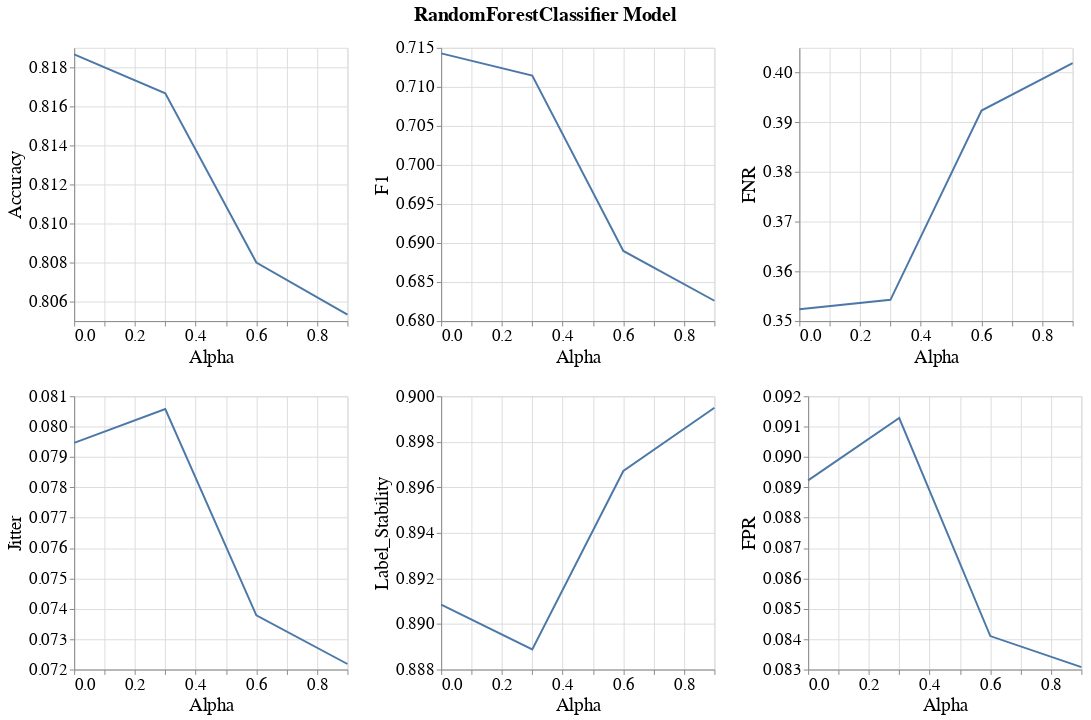

The cell this chart's notebook holds for it:
### Markdown cell above
### Line band plots for subgroup metrics

### Code cell
visualizer.create_subgroup_metrics_line_band_plot(model_name=MODEL_NAMES[0],
                                                  subgroup_metrics=['Accuracy', 'F1', 'FNR', 'Jitter', 'Label_Stability', 'FPR'])

### Figure 1 — Vega-Lite specification as saved in the notebook (floating-point values rounded to 4 significant figures)
{"config": {"view": {"continuousWidth": 400, "continuousHeight": 300}, "axis": {"labelFontSize": 17, "labelFontWeight": "normal", "titleFontSize": 19, "titleFontWeight": "normal"}, "legend": {"labelFontSize": 17, "symbolStrokeWidth": 10, "titleFontSize": 19}, "title": {"fontSize": 17}}, "vconcat": [{"hconcat": [{"layer": [{"mark": {"type": "errorband", "extent": "ci"}, "encoding": {"x": {"field": "Intervention_Param", "title": "Alpha", "type": "quantitative"}, "y": {"field": "Metric_Value", "scale": {"zero": false}, "title": "Accuracy", "type": "quantitative"}}}, {"mark": "line", "encoding": {"x": {"field": "Intervention_Param", "title": "Alpha", "type": "quantitative"}, "y": {"aggregate": "mean", "field": "Metric_Value", "scale": {"zero": false}, "title": "Accuracy", "type": "quantitative"}}}], "height": 280, "width": 280}, {"layer": [{"mark": {"type": "errorband", "extent": "ci"}, "encoding": {"x": {"field": "Intervention_Param", "title": "Alpha", "type": "quantitative"}, "y": {"field": "Metric_Value", "scale": {"zero": false}, "title": "F1", "type": "quantitative"}}}, {"mark": "line", "encoding": {"x": {"field": "Intervention_Param", "title": "Alpha", "type": "quantitative"}, "y": {"aggregate": "mean", "field": "Metric_Value", "scale": {"zero": false}, "title": "F1", "type": "quantitative"}}}], "data": {"name": "data-5cabb9723a4538cd1bbbd30f47d08d94"}, "height": 280, "width": 280}, {"layer": [{"mark": {"type": "errorband", "extent": "ci"}, "encoding": {"x": {"field": "Intervention_Param", "title": "Alpha", "type": "quantitative"}, "y": {"field": "Metric_Value", "scale": {"zero": false}, "title": "FNR", "type": "quantitative"}}}, {"mark": "line", "encoding": {"x": {"field": "Intervention_Param", "title": "Alpha", "type": "quantitative"}, "y": {"aggregate": "mean", "field": "Metric_Value", "scale": {"zero": false}, "title": "FNR", "type": "quantitative"}}}], "data": {"name": "data-586103f5ffabf0bfe8aa4eb372fb1819"}, "height": 280, "width": 280}]}, {"hconcat": [{"layer": [{"mark": {"type": "errorband", "extent": "ci"}, "encoding": {"x": {"field": "Intervention_Param", "title": "Alpha", "type": "quantitative"}, "y": {"field": "Metric_Value", "scale": {"zero": false}, "title": "Jitter", "type": "quantitative"}}}, {"mark": "line", "encoding": {"x": {"field": "Intervention_Param", "title": "Alpha", "type": "quantitative"}, "y": {"aggregate": "mean", "field": "Metric_Value", "scale": {"zero": false}, "title": "Jitter", "type": "quantitative"}}}], "height": 280, "width": 280}, {"layer": [{"mark": {"type": "errorband", "extent": "ci"}, "encoding": {"x": {"field": "Intervention_Param", "title": "Alpha", "type": "quantitative"}, "y": {"field": "Metric_Value", "scale": {"zero": false}, "title": "Label_Stability", "type": "quantitative"}}}, {"mark": "line", "encoding": {"x": {"field": "Intervention_Param", "title": "Alpha", "type": "quantitative"}, "y": {"aggregate": "mean", "field": "Metric_Value", "scale": {"zero": false}, "title": "Label_Stability", "type": "quantitative"}}}], "data": {"name": "data-91896800e3656a8c361e4ea7915e7e5c"}, "height": 280, "width": 280}, {"layer": [{"mark": {"type": "errorband", "extent": "ci"}, "encoding": {"x": {"field": "Intervention_Param", "title": "Alpha", "type": "quantitative"}, "y": {"field": "Metric_Value", "scale": {"zero": false}, "title": "FPR", "type": "quantitative"}}}, {"mark": "line", "encoding": {"x": {"field": "Intervention_Param", "title": "Alpha", "type": "quantitative"}, "y": {"aggregate": "mean", "field": "Metric_Value", "scale": {"zero": false}, "title": "FPR", "type": "quantitative"}}}], "data": {"name": "data-a301f5bb9c2203a458536c7aa7dfaa89"}, "height": 280, "width": 280}], "data": {"name": "data-fae90f06c82df1b481c50068dd77b0b3"}}], "data": {"name": "data-cd5b62d0166e9c9d60d17c83b9e7fb40"}, "title": {"text": "RandomForestClassifier Model", "anchor": "middle", "dy": -10, "fontSize": 20}, "$schema": "https://vega.github.io/schema/vega-lite/v4.17.0.json", "datasets": {"data-cd5b62d0166e9c9d60d17c83b9e7fb40": [{"Metric": "Accuracy", "Bootstrap_Model_Seed": 101, "Model_Name": "RandomForestClassifier", "Model_Params": "{'bootstrap': True, 'ccp_alpha': 0.0, 'class_weight': None, 'criterion': 'gini', 'max_depth': None, 'max_features': 'sqrt', 'max_leaf_nodes': None, 'max_samples': None, 'min_impurity_decrease': 0.0, 'min_samples_leaf': 1, 'min_samples_split': 2, 'min_weight_fraction_leaf': 0.0, 'n_estimators': 100, 'n_jobs': None, 'oob_score': False, 'random_state': 101, 'verbose': 0, 'warm_start': False}", "Run_Number": "Run_1", "Dataset_Name": "Folktables_GA_2018_Income", "Num_Estimators": 50, "Tag": "OK", "Record_Create_Date_Time": "2023-07-22T23:52:23.049000", "Session_Uuid": "16f662aa-e869-43c2-9c15-61648847bd7c", "Experiment_Iteration": "Exp_iter_1", "Dataset_Split_Seed": 100, "Model_Init_Seed": 100, "Fair_Intervention_Params_Lst": "[0.0, 0.3, 0.6, 0.9]", "Intervention_Param": 0.0, "Subgroup": "overall", "Metric_Value": 0.8187}, {"Metric": "Accuracy", "Bootstrap_Model_Seed": 101, "Model_Name": "RandomForestClassifier", "Model_Params": "{'bootstrap': True, 'ccp_alpha': 0.0, 'class_weight': None, 'criterion': 'gini', 'max_depth': None, 'max_features': 'sqrt', 'max_leaf_nodes': None, 'max_samples': None, 'min_impurity_decrease': 0.0, 'min_samples_leaf': 1, 'min_samples_split': 2, 'min_weight_fraction_leaf': 0.0, 'n_estimators': 100, 'n_jobs': None, 'oob_score': False, 'random_state': 101, 'verbose': 0, 'warm_start': False}", "Run_Number": "Run_1", "Dataset_Name": "Folktables_GA_2018_Income", "Num_Estimators": 50, "Tag": "OK", "Record_Create_Date_Time": "2023-07-22T23:57:15.804000", "Session_Uuid": "16f662aa-e869-43c2-9c15-61648847bd7c", "Experiment_Iteration": "Exp_iter_1", "Dataset_Split_Seed": 100, "Model_Init_Seed": 100, "Fair_Intervention_Params_Lst": "[0.0, 0.3, 0.6, 0.9]", "Intervention_Param": 0.3, "Subgroup": "overall", "Metric_Value": 0.8167}, {"Metric": "Accuracy", "Bootstrap_Model_Seed": 101, "Model_Name": "RandomForestClassifier", "Model_Params": "{'bootstrap': True, 'ccp_alpha': 0.0, 'class_weight': None, 'criterion': 'gini', 'max_depth': None, 'max_features': 'sqrt', 'max_leaf_nodes': None, 'max_samples': None, 'min_impurity_decrease': 0.0, 'min_samples_leaf': 1, 'min_samples_split': 2, 'min_weight_fraction_leaf': 0.0, 'n_estimators': 200, 'n_jobs': None, 'oob_score': False, 'random_state': 101, 'verbose': 0, 'warm_start': False}", "Run_Number": "Run_1", "Dataset_Name": "Folktables_GA_2018_Income", "Num_Estimators": 50, "Tag": "OK", "Record_Create_Date_Time": "2023-07-23T00:05:18.174000", "Session_Uuid": "16f662aa-e869-43c2-9c15-61648847bd7c", "Experiment_Iteration": "Exp_iter_1", "Dataset_Split_Seed": 100, "Model_Init_Seed": 100, "Fair_Intervention_Params_Lst": "[0.0, 0.3, 0.6, 0.9]", "Intervention_Param": 0.6, "Subgroup": "overall", "Metric_Value": 0.808}, {"Metric": "Accuracy", "Bootstrap_Model_Seed": 101, "Model_Name": "RandomForestClassifier", "Model_Params": "{'bootstrap': True, 'ccp_alpha': 0.0, 'class_weight': None, 'criterion': 'gini', 'max_depth': None, 'max_features': 'sqrt', 'max_leaf_nodes': None, 'max_samples': None, 'min_impurity_decrease': 0.0, 'min_samples_leaf': 1, 'min_samples_split': 2, 'min_weight_fraction_leaf': 0.0, 'n_estimators': 200, 'n_jobs': None, 'oob_score': False, 'random_state': 101, 'verbose': 0, 'warm_start': False}", "Run_Number": "Run_1", "Dataset_Name": "Folktables_GA_2018_Income", "Num_Estimators": 50, "Tag": "OK", "Record_Create_Date_Time": "2023-07-23T00:13:24.290000", "Session_Uuid": "16f662aa-e869-43c2-9c15-61648847bd7c", "Experiment_Iteration": "Exp_iter_1", "Dataset_Split_Seed": 100, "Model_Init_Seed": 100, "Fair_Intervention_Params_Lst": "[0.0, 0.3, 0.6, 0.9]", "Intervention_Param": 0.9, "Subgroup": "overall", "Metric_Value": 0.8053}], "data-5cabb9723a4538cd1bbbd30f47d08d94": [{"Metric": "F1", "Bootstrap_Model_Seed": 101, "Model_Name": "RandomForestClassifier", "Model_Params": "{'bootstrap': True, 'ccp_alpha': 0.0, 'class_weight': None, 'criterion': 'gini', 'max_depth': None, 'max_features': 'sqrt', 'max_leaf_nodes': None, 'max_samples': None, 'min_impurity_decrease': 0.0, 'min_samples_leaf': 1, 'min_samples_split': 2, 'min_weight_fraction_leaf': 0.0, 'n_estimators': 100, 'n_jobs': None, 'oob_score': False, 'random_state': 101, 'verbose': 0, 'warm_start': False}", "Run_Number": "Run_1", "Dataset_Name": "Folktables_GA_2018_Income", "Num_Estimators": 50, "Tag": "OK", "Record_Create_Date_Time": "2023-07-22T23:52:23.049000", "Session_Uuid": "16f662aa-e869-43c2-9c15-61648847bd7c", "Experiment_Iteration": "Exp_iter_1", "Dataset_Split_Seed": 100, "Model_Init_Seed": 100, "Fair_Intervention_Params_Lst": "[0.0, 0.3, 0.6, 0.9]", "Intervention_Param": 0.0, "Subgroup": "overall", "Metric_Value": 0.7143}, {"Metric": "F1", "Bootstrap_Model_Seed": 101, "Model_Name": "RandomForestClassifier", "Model_Params": "{'bootstrap': True, 'ccp_alpha': 0.0, 'class_weight': None, 'criterion': 'gini', 'max_depth': None, 'max_features': 'sqrt', 'max_leaf_nodes': None, 'max_samples': None, 'min_impurity_decrease': 0.0, 'min_samples_leaf': 1, 'min_samples_split': 2, 'min_weight_fraction_leaf': 0.0, 'n_estimators': 100, 'n_jobs': None, 'oob_score': False, 'random_state': 101, 'verbose': 0, 'warm_start': False}", "Run_Number": "Run_1", "Dataset_Name": "Folktables_GA_2018_Income", "Num_Estimators": 50, "Tag": "OK", "Record_Create_Date_Time": "2023-07-22T23:57:15.804000", "Session_Uuid": "16f662aa-e869-43c2-9c15-61648847bd7c", "Experiment_Iteration": "Exp_iter_1", "Dataset_Split_Seed": 100, "Model_Init_Seed": 100, "Fair_Intervention_Params_Lst": "[0.0, 0.3, 0.6, 0.9]", "Intervention_Param": 0.3, "Subgroup": "overall", "Metric_Value": 0.7114}, {"Metric": "F1", "Bootstrap_Model_Seed": 101, "Model_Name": "RandomForestClassifier", "Model_Params": "{'bootstrap': True, 'ccp_alpha': 0.0, 'class_weight': None, 'criterion': 'gini', 'max_depth': None, 'max_features': 'sqrt', 'max_leaf_nodes': None, 'max_samples': None, 'min_impurity_decrease': 0.0, 'min_samples_leaf': 1, 'min_samples_split': 2, 'min_weight_fraction_leaf': 0.0, 'n_estimators': 200, 'n_jobs': None, 'oob_score': False, 'random_state': 101, 'verbose': 0, 'warm_start': False}", "Run_Number": "Run_1", "Dataset_Name": "Folktables_GA_2018_Income", "Num_Estimators": 50, "Tag": "OK", "Record_Create_Date_Time": "2023-07-23T00:05:18.174000", "Session_Uuid": "16f662aa-e869-43c2-9c15-61648847bd7c", "Experiment_Iteration": "Exp_iter_1", "Dataset_Split_Seed": 100, "Model_Init_Seed": 100, "Fair_Intervention_Params_Lst": "[0.0, 0.3, 0.6, 0.9]", "Intervention_Param": 0.6, "Subgroup": "overall", "Metric_Value": 0.689}, {"Metric": "F1", "Bootstrap_Model_Seed": 101, "Model_Name": "RandomForestClassifier", "Model_Params": "{'bootstrap': True, 'ccp_alpha': 0.0, 'class_weight': None, 'criterion': 'gini', 'max_depth': None, 'max_features': 'sqrt', 'max_leaf_nodes': None, 'max_samples': None, 'min_impurity_decrease': 0.0, 'min_samples_leaf': 1, 'min_samples_split': 2, 'min_weight_fraction_leaf': 0.0, 'n_estimators': 200, 'n_jobs': None, 'oob_score': False, 'random_state': 101, 'verbose': 0, 'warm_start': False}", "Run_Number": "Run_1", "Dataset_Name": "Folktables_GA_2018_Income", "Num_Estimators": 50, "Tag": "OK", "Record_Create_Date_Time": "2023-07-23T00:13:24.290000", "Session_Uuid": "16f662aa-e869-43c2-9c15-61648847bd7c", "Experiment_Iteration": "Exp_iter_1", "Dataset_Split_Seed": 100, "Model_Init_Seed": 100, "Fair_Intervention_Params_Lst": "[0.0, 0.3, 0.6, 0.9]", "Intervention_Param": 0.9, "Subgroup": "overall", "Metric_Value": 0.6826}], "data-586103f5ffabf0bfe8aa4eb372fb1819": [{"Metric": "FNR", "Bootstrap_Model_Seed": 101, "Model_Name": "RandomForestClassifier", "Model_Params": "{'bootstrap': True, 'ccp_alpha': 0.0, 'class_weight': None, 'criterion': 'gini', 'max_depth': None, 'max_features': 'sqrt', 'max_leaf_nodes': None, 'max_samples': None, 'min_impurity_decrease': 0.0, 'min_samples_leaf': 1, 'min_samples_split': 2, 'min_weight_fraction_leaf': 0.0, 'n_estimators': 100, 'n_jobs': None, 'oob_score': False, 'random_state': 101, 'verbose': 0, 'warm_start': False}", "Run_Number": "Run_1", "Dataset_Name": "Folktables_GA_2018_Income", "Num_Estimators": 50, "Tag": "OK", "Record_Create_Date_Time": "2023-07-22T23:52:23.049000", "Session_Uuid": "16f662aa-e869-43c2-9c15-61648847bd7c", "Experiment_Iteration": "Exp_iter_1", "Dataset_Split_Seed": 100, "Model_Init_Seed": 100, "Fair_Intervention_Params_Lst": "[0.0, 0.3, 0.6, 0.9]", "Intervention_Param": 0.0, "Subgroup": "overall", "Metric_Value": 0.3524}, {"Metric": "FNR", "Bootstrap_Model_Seed": 101, "Model_Name": "RandomForestClassifier", "Model_Params": "{'bootstrap': True, 'ccp_alpha': 0.0, 'class_weight': None, 'criterion': 'gini', 'max_depth': None, 'max_features': 'sqrt', 'max_leaf_nodes': None, 'max_samples': None, 'min_impurity_decrease': 0.0, 'min_samples_leaf': 1, 'min_samples_split': 2, 'min_weight_fraction_leaf': 0.0, 'n_estimators': 100, 'n_jobs': None, 'oob_score': False, 'random_state': 101, 'verbose': 0, 'warm_start': False}", "Run_Number": "Run_1", "Dataset_Name": "Folktables_GA_2018_Income", "Num_Estimators": 50, "Tag": "OK", "Record_Create_Date_Time": "2023-07-22T23:57:15.804000", "Session_Uuid": "16f662aa-e869-43c2-9c15-61648847bd7c", "Experiment_Iteration": "Exp_iter_1", "Dataset_Split_Seed": 100, "Model_Init_Seed": 100, "Fair_Intervention_Params_Lst": "[0.0, 0.3, 0.6, 0.9]", "Intervention_Param": 0.3, "Subgroup": "overall", "Metric_Value": 0.3543}, {"Metric": "FNR", "Bootstrap_Model_Seed": 101, "Model_Name": "RandomForestClassifier", "Model_Params": "{'bootstrap': True, 'ccp_alpha': 0.0, 'class_weight': None, 'criterion': 'gini', 'max_depth': None, 'max_features': 'sqrt', 'max_leaf_nodes': None, 'max_samples': None, 'min_impurity_decrease': 0.0, 'min_samples_leaf': 1, 'min_samples_split': 2, 'min_weight_fraction_leaf': 0.0, 'n_estimators': 200, 'n_jobs': None, 'oob_score': False, 'random_state': 101, 'verbose': 0, 'warm_start': False}", "Run_Number": "Run_1", "Dataset_Name": "Folktables_GA_2018_Income", "Num_Estimators": 50, "Tag": "OK", "Record_Create_Date_Time": "2023-07-23T00:05:18.174000", "Session_Uuid": "16f662aa-e869-43c2-9c15-61648847bd7c", "Experiment_Iteration": "Exp_iter_1", "Dataset_Split_Seed": 100, "Model_Init_Seed": 100, "Fair_Intervention_Params_Lst": "[0.0, 0.3, 0.6, 0.9]", "Intervention_Param": 0.6, "Subgroup": "overall", "Metric_Value": 0.3924}, {"Metric": "FNR", "Bootstrap_Model_Seed": 101, "Model_Name": "RandomForestClassifier", "Model_Params": "{'bootstrap': True, 'ccp_alpha': 0.0, 'class_weight': None, 'criterion': 'gini', 'max_depth': None, 'max_features': 'sqrt', 'max_leaf_nodes': None, 'max_samples': None, 'min_impurity_decrease': 0.0, 'min_samples_leaf': 1, 'min_samples_split': 2, 'min_weight_fraction_leaf': 0.0, 'n_estimators': 200, 'n_jobs': None, 'oob_score': False, 'random_state': 101, 'verbose': 0, 'warm_start': False}", "Run_Number": "Run_1", "Dataset_Name": "Folktables_GA_2018_Income", "Num_Estimators": 50, "Tag": "OK", "Record_Create_Date_Time": "2023-07-23T00:13:24.290000", "Session_Uuid": "16f662aa-e869-43c2-9c15-61648847bd7c", "Experiment_Iteration": "Exp_iter_1", "Dataset_Split_Seed": 100, "Model_Init_Seed": 100, "Fair_Intervention_Params_Lst": "[0.0, 0.3, 0.6, 0.9]", "Intervention_Param": 0.9, "Subgroup": "overall", "Metric_Value": 0.4019}], "data-fae90f06c82df1b481c50068dd77b0b3": [{"Metric": "Jitter", "Bootstrap_Model_Seed": 101, "Model_Name": "RandomForestClassifier", "Model_Params": "{'bootstrap': True, 'ccp_alpha': 0.0, 'class_weight': None, 'criterion': 'gini', 'max_depth': None, 'max_features': 'sqrt', 'max_leaf_nodes': None, 'max_samples': None, 'min_impurity_decrease': 0.0, 'min_samples_leaf': 1, 'min_samples_split': 2, 'min_weight_fraction_leaf': 0.0, 'n_estimators': 100, 'n_jobs': None, 'oob_score': False, 'random_state': 101, 'verbose': 0, 'warm_start': False}", "Run_Number": "Run_1", "Dataset_Name": "Folktables_GA_2018_Income", "Num_Estimators": 50, "Tag": "OK", "Record_Create_Date_Time": "2023-07-22T23:52:23.049000", "Session_Uuid": "16f662aa-e869-43c2-9c15-61648847bd7c", "Experiment_Iteration": "Exp_iter_1", "Dataset_Split_Seed": 100, "Model_Init_Seed": 100, "Fair_Intervention_Params_Lst": "[0.0, 0.3, 0.6, 0.9]", "Intervention_Param": 0.0, "Subgroup": "overall", "Metric_Value": 0.07946}, {"Metric": "Jitter", "Bootstrap_Model_Seed": 101, "Model_Name": "RandomForestClassifier", "Model_Params": "{'bootstrap': True, 'ccp_alpha': 0.0, 'class_weight': None, 'criterion': 'gini', 'max_depth': None, 'max_features': 'sqrt', 'max_leaf_nodes': None, 'max_samples': None, 'min_impurity_decrease': 0.0, 'min_samples_leaf': 1, 'min_samples_split': 2, 'min_weight_fraction_leaf': 0.0, 'n_estimators': 100, 'n_jobs': None, 'oob_score': False, 'random_state': 101, 'verbose': 0, 'warm_start': False}", "Run_Number": "Run_1", "Dataset_Name": "Folktables_GA_2018_Income", "Num_Estimators": 50, "Tag": "OK", "Record_Create_Date_Time": "2023-07-22T23:57:15.804000", "Session_Uuid": "16f662aa-e869-43c2-9c15-61648847bd7c", "Experiment_Iteration": "Exp_iter_1", "Dataset_Split_Seed": 100, "Model_Init_Seed": 100, "Fair_Intervention_Params_Lst": "[0.0, 0.3, 0.6, 0.9]", "Intervention_Param": 0.3, "Subgroup": "overall", "Metric_Value": 0.08058}, {"Metric": "Jitter", "Bootstrap_Model_Seed": 101, "Model_Name": "RandomForestClassifier", "Model_Params": "{'bootstrap': True, 'ccp_alpha': 0.0, 'class_weight': None, 'criterion': 'gini', 'max_depth': None, 'max_features': 'sqrt', 'max_leaf_nodes': None, 'max_samples': None, 'min_impurity_decrease': 0.0, 'min_samples_leaf': 1, 'min_samples_split': 2, 'min_weight_fraction_leaf': 0.0, 'n_estimators': 200, 'n_jobs': None, 'oob_score': False, 'random_state': 101, 'verbose': 0, 'warm_start': False}", "Run_Number": "Run_1", "Dataset_Name": "Folktables_GA_2018_Income", "Num_Estimators": 50, "Tag": "OK", "Record_Create_Date_Time": "2023-07-23T00:05:18.174000", "Session_Uuid": "16f662aa-e869-43c2-9c15-61648847bd7c", "Experiment_Iteration": "Exp_iter_1", "Dataset_Split_Seed": 100, "Model_Init_Seed": 100, "Fair_Intervention_Params_Lst": "[0.0, 0.3, 0.6, 0.9]", "Intervention_Param": 0.6, "Subgroup": "overall", "Metric_Value": 0.07378}, {"Metric": "Jitter", "Bootstrap_Model_Seed": 101, "Model_Name": "RandomForestClassifier", "Model_Params": "{'bootstrap': True, 'ccp_alpha': 0.0, 'class_weight': None, 'criterion': 'gini', 'max_depth': None, 'max_features': 'sqrt', 'max_leaf_nodes': None, 'max_samples': None, 'min_impurity_decrease': 0.0, 'min_samples_leaf': 1, 'min_samples_split': 2, 'min_weight_fraction_leaf': 0.0, 'n_estimators': 200, 'n_jobs': None, 'oob_score': False, 'random_state': 101, 'verbose': 0, 'warm_start': False}", "Run_Number": "Run_1", "Dataset_Name": "Folktables_GA_2018_Income", "Num_Estimators": 50, "Tag": "OK", "Record_Create_Date_Time": "2023-07-23T00:13:24.290000", "Session_Uuid": "16f662aa-e869-43c2-9c15-61648847bd7c", "Experiment_Iteration": "Exp_iter_1", "Dataset_Split_Seed": 100, "Model_Init_Seed": 100, "Fair_Intervention_Params_Lst": "[0.0, 0.3, 0.6, 0.9]", "Intervention_Param": 0.9, "Subgroup": "overall", "Metric_Value": 0.07218}], "data-91896800e3656a8c361e4ea7915e7e5c": [{"Metric": "Label_Stability", "Bootstrap_Model_Seed": 101, "Model_Name": "RandomForestClassifier", "Model_Params": "{'bootstrap': True, 'ccp_alpha': 0.0, 'class_weight': None, 'criterion': 'gini', 'max_depth': None, 'max_features': 'sqrt', 'max_leaf_nodes': None, 'max_samples': None, 'min_impurity_decrease': 0.0, 'min_samples_leaf': 1, 'min_samples_split': 2, 'min_weight_fraction_leaf': 0.0, 'n_estimators': 100, 'n_jobs': None, 'oob_score': False, 'random_state': 101, 'verbose': 0, 'warm_start': False}", "Run_Number": "Run_1", "Dataset_Name": "Folktables_GA_2018_Income", "Num_Estimators": 50, "Tag": "OK", "Record_Create_Date_Time": "2023-07-22T23:52:23.049000", "Session_Uuid": "16f662aa-e869-43c2-9c15-61648847bd7c", "Experiment_Iteration": "Exp_iter_1", "Dataset_Split_Seed": 100, "Model_Init_Seed": 100, "Fair_Intervention_Params_Lst": "[0.0, 0.3, 0.6, 0.9]", "Intervention_Param": 0.0, "Subgroup": "overall", "Metric_Value": 0.8909}, {"Metric": "Label_Stability", "Bootstrap_Model_Seed": 101, "Model_Name": "RandomForestClassifier", "Model_Params": "{'bootstrap': True, 'ccp_alpha': 0.0, 'class_weight': None, 'criterion': 'gini', 'max_depth': None, 'max_features': 'sqrt', 'max_leaf_nodes': None, 'max_samples': None, 'min_impurity_decrease': 0.0, 'min_samples_leaf': 1, 'min_samples_split': 2, 'min_weight_fraction_leaf': 0.0, 'n_estimators': 100, 'n_jobs': None, 'oob_score': False, 'random_state': 101, 'verbose': 0, 'warm_start': False}", "Run_Number": "Run_1", "Dataset_Name": "Folktables_GA_2018_Income", "Num_Estimators": 50, "Tag": "OK", "Record_Create_Date_Time": "2023-07-22T23:57:15.804000", "Session_Uuid": "16f662aa-e869-43c2-9c15-61648847bd7c", "Experiment_Iteration": "Exp_iter_1", "Dataset_Split_Seed": 100, "Model_Init_Seed": 100, "Fair_Intervention_Params_Lst": "[0.0, 0.3, 0.6, 0.9]", "Intervention_Param": 0.3, "Subgroup": "overall", "Metric_Value": 0.8889}, {"Metric": "Label_Stability", "Bootstrap_Model_Seed": 101, "Model_Name": "RandomForestClassifier", "Model_Params": "{'bootstrap': True, 'ccp_alpha': 0.0, 'class_weight': None, 'criterion': 'gini', 'max_depth': None, 'max_features': 'sqrt', 'max_leaf_nodes': None, 'max_samples': None, 'min_impurity_decrease': 0.0, 'min_samples_leaf': 1, 'min_samples_split': 2, 'min_weight_fraction_leaf': 0.0, 'n_estimators': 200, 'n_jobs': None, 'oob_score': False, 'random_state': 101, 'verbose': 0, 'warm_start': False}", "Run_Number": "Run_1", "Dataset_Name": "Folktables_GA_2018_Income", "Num_Estimators": 50, "Tag": "OK", "Record_Create_Date_Time": "2023-07-23T00:05:18.174000", "Session_Uuid": "16f662aa-e869-43c2-9c15-61648847bd7c", "Experiment_Iteration": "Exp_iter_1", "Dataset_Split_Seed": 100, "Model_Init_Seed": 100, "Fair_Intervention_Params_Lst": "[0.0, 0.3, 0.6, 0.9]", "Intervention_Param": 0.6, "Subgroup": "overall", "Metric_Value": 0.8967}, {"Metric": "Label_Stability", "Bootstrap_Model_Seed": 101, "Model_Name": "RandomForestClassifier", "Model_Params": "{'bootstrap': True, 'ccp_alpha': 0.0, 'class_weight': None, 'criterion': 'gini', 'max_depth': None, 'max_features': 'sqrt', 'max_leaf_nodes': None, 'max_samples': None, 'min_impurity_decrease': 0.0, 'min_samples_leaf': 1, 'min_samples_split': 2, 'min_weight_fraction_leaf': 0.0, 'n_estimators': 200, 'n_jobs': None, 'oob_score': False, 'random_state': 101, 'verbose': 0, 'warm_start': False}", "Run_Number": "Run_1", "Dataset_Name": "Folktables_GA_2018_Income", "Num_Estimators": 50, "Tag": "OK", "Record_Create_Date_Time": "2023-07-23T00:13:24.290000", "Session_Uuid": "16f662aa-e869-43c2-9c15-61648847bd7c", "Experiment_Iteration": "Exp_iter_1", "Dataset_Split_Seed": 100, "Model_Init_Seed": 100, "Fair_Intervention_Params_Lst": "[0.0, 0.3, 0.6, 0.9]", "Intervention_Param": 0.9, "Subgroup": "overall", "Metric_Value": 0.8995}], "data-a301f5bb9c2203a458536c7aa7dfaa89": [{"Metric": "FPR", "Bootstrap_Model_Seed": 101, "Model_Name": "RandomForestClassifier", "Model_Params": "{'bootstrap': True, 'ccp_alpha': 0.0, 'class_weight': None, 'criterion': 'gini', 'max_depth': None, 'max_features': 'sqrt', 'max_leaf_nodes': None, 'max_samples': None, 'min_impurity_decrease': 0.0, 'min_samples_leaf': 1, 'min_samples_split': 2, 'min_weight_fraction_leaf': 0.0, 'n_estimators': 100, 'n_jobs': None, 'oob_score': False, 'random_state': 101, 'verbose': 0, 'warm_start': False}", "Run_Number": "Run_1", "Dataset_Name": "Folktables_GA_2018_Income", "Num_Estimators": 50, "Tag": "OK", "Record_Create_Date_Time": "2023-07-22T23:52:23.049000", "Session_Uuid": "16f662aa-e869-43c2-9c15-61648847bd7c", "Experiment_Iteration": "Exp_iter_1", "Dataset_Split_Seed": 100, "Model_Init_Seed": 100, "Fair_Intervention_Params_Lst": "[0.0, 0.3, 0.6, 0.9]", "Intervention_Param": 0.0, "Subgroup": "overall", "Metric_Value": 0.08923}, {"Metric": "FPR", "Bootstrap_Model_Seed": 101, "Model_Name": "RandomForestClassifier", "Model_Params": "{'bootstrap': True, 'ccp_alpha': 0.0, 'class_weight': None, 'criterion': 'gini', 'max_depth': None, 'max_features': 'sqrt', 'max_leaf_nodes': None, 'max_samples': None, 'min_impurity_decrease': 0.0, 'min_samples_leaf': 1, 'min_samples_split': 2, 'min_weight_fraction_leaf': 0.0, 'n_estimators': 100, 'n_jobs': None, 'oob_score': False, 'random_state': 101, 'verbose': 0, 'warm_start': False}", "Run_Number": "Run_1", "Dataset_Name": "Folktables_GA_2018_Income", "Num_Estimators": 50, "Tag": "OK", "Record_Create_Date_Time": "2023-07-22T23:57:15.804000", "Session_Uuid": "16f662aa-e869-43c2-9c15-61648847bd7c", "Experiment_Iteration": "Exp_iter_1", "Dataset_Split_Seed": 100, "Model_Init_Seed": 100, "Fair_Intervention_Params_Lst": "[0.0, 0.3, 0.6, 0.9]", "Intervention_Param": 0.3, "Subgroup": "overall", "Metric_Value": 0.09128}, {"Metric": "FPR", "Bootstrap_Model_Seed": 101, "Model_Name": "RandomForestClassifier", "Model_Params": "{'bootstrap': True, 'ccp_alpha': 0.0, 'class_weight': None, 'criterion': 'gini', 'max_depth': None, 'max_features': 'sqrt', 'max_leaf_nodes': None, 'max_samples': None, 'min_impurity_decrease': 0.0, 'min_samples_leaf': 1, 'min_samples_split': 2, 'min_weight_fraction_leaf': 0.0, 'n_estimators': 200, 'n_jobs': None, 'oob_score': False, 'random_state': 101, 'verbose': 0, 'warm_start': False}", "Run_Number": "Run_1", "Dataset_Name": "Folktables_GA_2018_Income", "Num_Estimators": 50, "Tag": "OK", "Record_Create_Date_Time": "2023-07-23T00:05:18.174000", "Session_Uuid": "16f662aa-e869-43c2-9c15-61648847bd7c", "Experiment_Iteration": "Exp_iter_1", "Dataset_Split_Seed": 100, "Model_Init_Seed": 100, "Fair_Intervention_Params_Lst": "[0.0, 0.3, 0.6, 0.9]", "Intervention_Param": 0.6, "Subgroup": "overall", "Metric_Value": 0.0841}, {"Metric": "FPR", "Bootstrap_Model_Seed": 101, "Model_Name": "RandomForestClassifier", "Model_Params": "{'bootstrap': True, 'ccp_alpha': 0.0, 'class_weight': None, 'criterion': 'gini', 'max_depth': None, 'max_features': 'sqrt', 'max_leaf_nodes': None, 'max_samples': None, 'min_impurity_decrease': 0.0, 'min_samples_leaf': 1, 'min_samples_split': 2, 'min_weight_fraction_leaf': 0.0, 'n_estimators': 200, 'n_jobs': None, 'oob_score': False, 'random_state': 101, 'verbose': 0, 'warm_start': False}", "Run_Number": "Run_1", "Dataset_Name": "Folktables_GA_2018_Income", "Num_Estimators": 50, "Tag": "OK", "Record_Create_Date_Time": "2023-07-23T00:13:24.290000", "Session_Uuid": "16f662aa-e869-43c2-9c15-61648847bd7c", "Experiment_Iteration": "Exp_iter_1", "Dataset_Split_Seed": 100, "Model_Init_Seed": 100, "Fair_Intervention_Params_Lst": "[0.0, 0.3, 0.6, 0.9]", "Intervention_Param": 0.9, "Subgroup": "overall", "Metric_Value": 0.08308}]}}
